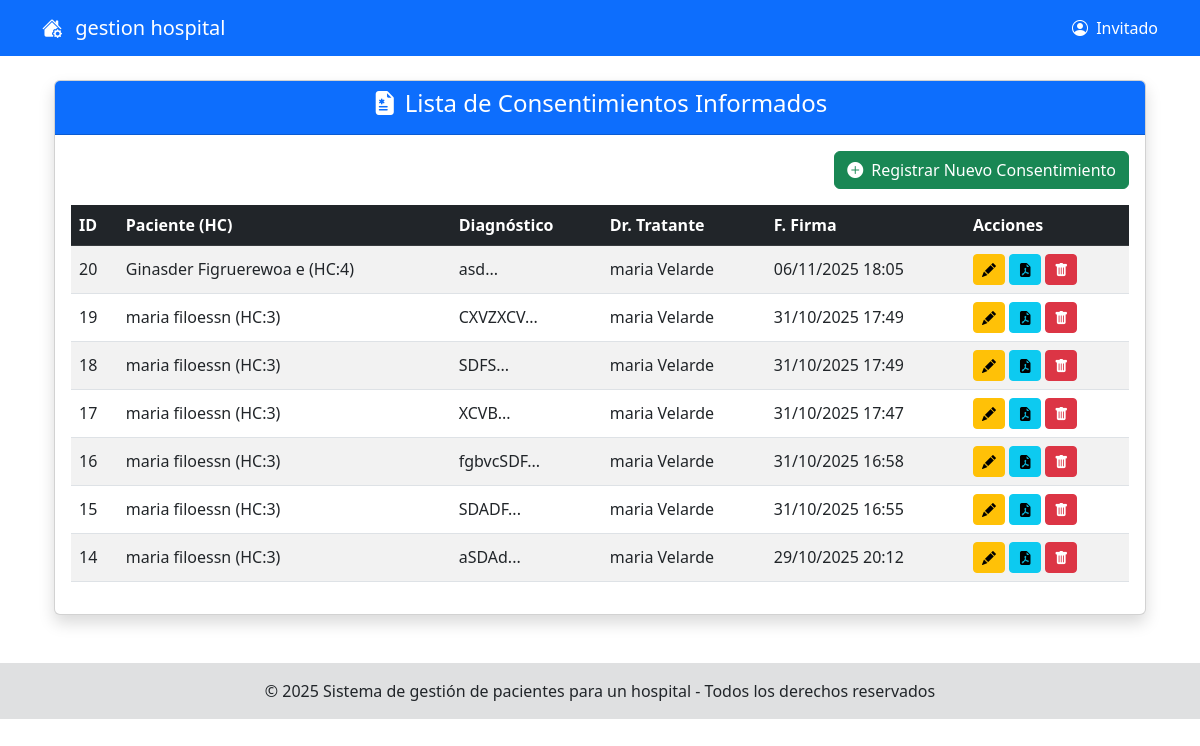
Screenshot of /modeloRol/medico/seguimientosDepacientesHospitalizados/gernerarHojaDeConsentimientoInformado/indexConsentimientoInformado.php with the database file from the repository.
### tables this page shows
CREATE TABLE `consentimiento_informado` (
  `consentimiento_id` int(11) NOT NULL,
  `historia_clinica_id` int(11) NOT NULL,
  `id_paciente` int(11) NOT NULL,
  `dr_tratante_id` int(11) NOT NULL,
  `diagnostico_descripcion` text DEFAULT NULL,
  `tratamiento_descripcion` text DEFAULT NULL,
  `documento_pdf` mediumblob DEFAULT NULL,
  `fecha_firma` timestamp NOT NULL DEFAULT current_timestamp()
);

### modeloRol/medico/seguimientosDepacientesHospitalizados/gernerarHojaDeConsentimientoInformado/indexConsentimientoInformado.php (called while the page is built)
<?php
include_once('./formConsentimientoInformado.php');
$obj = new formConsentimientoInformado ();
$obj->formConsentimientoInformadoShow();
?>

### modelo/ConsentimientoInformadoDAO.php (called while the page is built, shortened)
<?php
class ConsentimientoInformadoDAO
{
    private $connection;
    public function __construct()
    {
        $this->connection = Conexion::getInstancia()->getConnection();
    }
public function obtenerTodosConsentimientos()
{
    $conn = $this->connection;
    $sql = "SELECT
                ci.consentimiento_id,
                ci.historia_clinica_id,
                ci.diagnostico_descripcion,
                ci.fecha_firma,
                -- CORRECCIÓN: JOIN directo con usuarios
                CONCAT(um.nombre, ' ', um.apellido_paterno) AS nombre_medico,
                CONCAT(up.nombre, ' ', up.apellido_paterno, ' (HC:', ci.historia_clinica_id, ')') AS nombre_paciente_hc
            FROM consentimiento_informado ci
            -- CORRECCIÓN: JOIN directo con usuarios para el médico
            LEFT JOIN usuarios um ON ci.dr_tratante_id = um.id_usuario
            LEFT JOIN historia_clinica hc ON ci.historia_clinica_id = hc.historia_clinica_id
            LEFT JOIN pacientes p ON hc.id_paciente = p.id_paciente
            LEFT JOIN usuarios up ON p.id_usuario = up.id_usuario
            ORDER BY ci.fecha_firma DESC";
    $resultado = $conn->query($sql);
    $consentimientos = [];
    if ($resultado && $resultado->num_rows > 0) {
        while ($fila = $resultado->fetch_assoc()) {
            $consentimientos[] = $fila;
        }
    }
    return $consentimientos;
}
}
?>

### modeloRol/medico/seguimientosDepacientesHospitalizados/gernerarHojaDeConsentimientoInformado/formConsentimientoInformado.php (the view, shortened to what this page needs)
<?php
include_once('../../../shared/pantalla.php');
include_once('../../../modelo/ConsentimientoInformadoDAO.php');
class formConsentimientoInformado extends pantalla
{
    public function formConsentimientoInformadoShow()
    {
        $objDAO = new ConsentimientoInformadoDAO();
        $listaConsentimientos = $objDAO->obtenerTodosConsentimientos();
?>
<div class="container mt-4">
    <div class="card shadow">
        <div class="card-header bg-primary text-white text-center">
            <h4><i class="bi bi-file-earmark-medical-fill me-2"></i>Lista de Consentimientos Informados</h4>
        </div>
        <div class="card-body">
            <div class="row mb-3">
                <div class="col-md-12 text-end">
                    <a href="./registrarConsentimientoInformado/indexRegistrarConsetimientoInfirmado.php" class="btn btn-success">
                        <i class="bi bi-plus-circle-fill me-2"></i>Registrar Nuevo Consentimiento
                    </a>
                </div>
            </div>
            <div class="table-responsive">
                <table class="table table-striped table-hover align-middle">
                    <thead>
                        <tr class="table-dark">
                            <th>ID</th>
                            <th>Paciente (HC)</th>
                            <th>Diagnóstico</th>
                            <th>Dr. Tratante</th>
                            <th>F. Firma</th>
                            <th>Acciones</th>
                        </tr>
                    </thead>
                    <tbody>
                        <?php if (count($listaConsentimientos) > 0) {
                            foreach ($listaConsentimientos as $c) { ?>
                                <tr>
                                    <td><?php echo htmlspecialchars($c['consentimiento_id']); ?></td>
                                    <td><?php echo htmlspecialchars($c['nombre_paciente_hc']); ?></td>
                                    <td><?php echo htmlspecialchars(substr($c['diagnostico_descripcion'], 0, 50)) . '...'; ?></td>
                                    <td><?php echo htmlspecialchars($c['nombre_medico']); ?></td>
                                    <td><?php echo date('d/m/Y H:i', strtotime($c['fecha_firma'])); ?></td>
                                    <td>
                                        <a href="./editarConsentimientoInformado.php/indexEditarConsentimientoInformado.php?id=<?php echo htmlspecialchars($c['consentimiento_id']); ?>" class="btn btn-sm btn-warning" title="Editar">
                                            <i class="bi bi-pencil-fill"></i>
                                        </a>
                                        <a href="./gerarConsentimientoInformadoPDF/indexConsentimientoInformadoPDF.php?id=<?php echo htmlspecialchars($c['consentimiento_id']); ?>" target="_blank" class="btn btn-sm btn-info" title="Generar PDF">
                                            <i class="bi bi-file-earmark-pdf-fill"></i>
                                        </a>
                                        <button class="btn btn-sm btn-danger" title="Eliminar" onclick="confirmarEliminar(<?php echo htmlspecialchars($c['consentimiento_id']); ?>)">
                                            <i class="bi bi-trash-fill"></i>
                                        </button>
                                    </td>
                                </tr>
                        <?php }
                        } else { ?>
                            <tr>
                                <td colspan="6" class="text-center">No hay consentimientos informados registrados.</td>
                            </tr>
                        <?php } ?>
                    </tbody>
                </table>
            </div>
        </div>
    </div>
</div>
<?php
    }
}
?>

### rows the page displays
consentimiento_informado: consentimiento_id "20", nombre_paciente_hc "Ginasder Figruerewoa e (HC:4)", diagnostico_descripcion "asd", nombre_medico "maria Velarde", fecha_firma "06/11/2025 18:05"
consentimiento_informado: consentimiento_id "19", nombre_paciente_hc "maria filoessn (HC:3)", diagnostico_descripcion "CXVZXCV", nombre_medico "maria Velarde", fecha_firma "31/10/2025 17:49"
consentimiento_informado: consentimiento_id "18", nombre_paciente_hc "maria filoessn (HC:3)", diagnostico_descripcion "SDFS", nombre_medico "maria Velarde", fecha_firma "31/10/2025 17:49"
consentimiento_informado: consentimiento_id "17", nombre_paciente_hc "maria filoessn (HC:3)", diagnostico_descripcion "XCVB", nombre_medico "maria Velarde", fecha_firma "31/10/2025 17:47"
consentimiento_informado: consentimiento_id "16", nombre_paciente_hc "maria filoessn (HC:3)", diagnostico_descripcion "fgbvcSDF", nombre_medico "maria Velarde", fecha_firma "31/10/2025 16:58"
consentimiento_informado: consentimiento_id "15", nombre_paciente_hc "maria filoessn (HC:3)", diagnostico_descripcion "SDADF", nombre_medico "maria Velarde", fecha_firma "31/10/2025 16:55"
consentimiento_informado: consentimiento_id "14", nombre_paciente_hc "maria filoessn (HC:3)", diagnostico_descripcion "aSDAd", nombre_medico "maria Velarde", fecha_firma "29/10/2025 20:12"

### other values shown
$_SESSION['login'] "Invitado"
